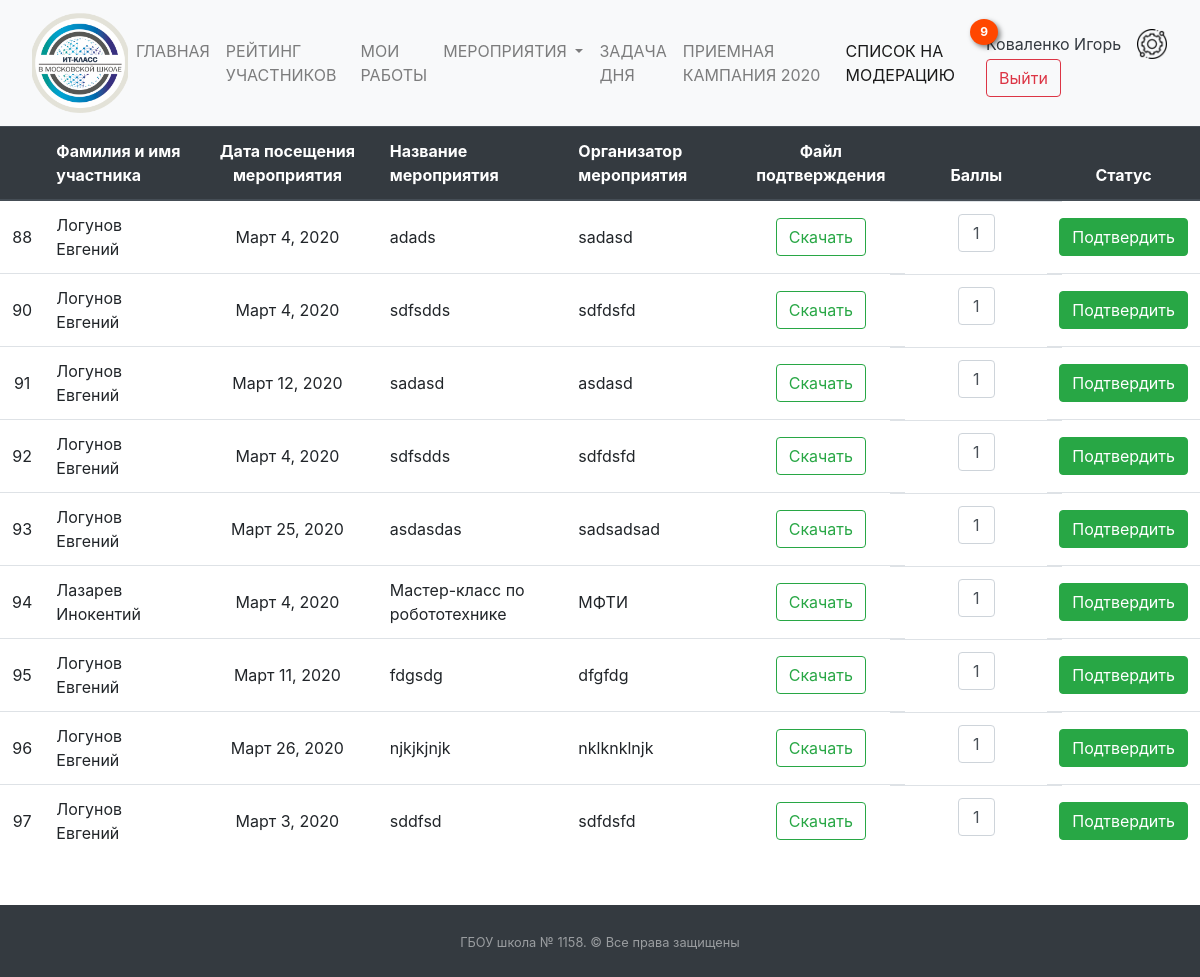
Page /check_list/ (signed in) on the committed database.
### mainapp/models.py (models this page shows, shortened)
class Events(models.Model):
    date = models.DateField("Дата посещения")
    name = models.CharField("Название мероприятия", max_length=200)
    organization = models.CharField("Название организации", max_length=300)
    events = models.ForeignKey(Puples, verbose_name="Мероприятия", on_delete=models.SET_NULL, null=True)
    check = models.BooleanField(default=False)
    event_rate = models.PositiveIntegerField(default=1)
    verification_file = models.FileField(upload_to="verification_files/", null=True, verbose_name="Файл")
    class Meta:
        verbose_name = "Мероприятия"
        verbose_name_plural = "Мероприятия"

class Puples(models.Model):
    name = models.TextField("Имя", null=True)
    surname = models.TextField("Фамилия", null=True)
    rate = models.PositiveIntegerField(default=0)
    image = models.ImageField(blank=True ,upload_to="puples_photo", default="puples_photo/user-2.png")
    user = models.OneToOneField(User, on_delete=models.CASCADE, null=True)
    class Meta:
        verbose_name = "Ученики"
        verbose_name_plural = "Ученики"

### mainapp/views.py (the view, shortened to what this page needs)
# urls.py: path("check_list/", views.CheckList.as_view(), name="check_list"),
class CheckList(LoginRequiredMixin, ListView):
    model = Events
    queryset = Events.objects.filter(check=False)
    template_name = "CheckList/check_list.html"
    raise_exception = True
    def get(self, request):
        if request.user.is_superuser:
            return super().get(request)
        else:
            return HttpResponseForbidden()
    def get_context_data(self, *, object_list=None, **kwargs):
        context = super().get_context_data(**kwargs)
        context['events_new'] = Events.objects.filter(check=False).count()
        return context

### templates/CheckList/check_list.html (shortened to what this page needs)
{% extends  'base.html' %}
{% load static %}
{% block main %}
    {% if user.username == "ibkov" %}
        {% if events_list.count != 0 %}
            <div class="table-responsive-sm table-responsive-md">
                <table class="table text-center ">
                    <thead class="thead-dark">
                    <tr>
                        <th></th>
                        <th class="text-left">Фамилия и имя участника</th>
                        <th class="text-center">Дата посещения мероприятия</th>
                        <th class="text-left">Название мероприятия</th>
                        <th class="text-left">Организатор мероприятия</th>
                        <th class="text-center">Файл подтверждения</th>
                        <th class="text-center">Баллы</th>
                        <th>Статус</th>
                    </tr>
                    </thead>
                    {% for event in events_list %}
                        <tr>
                            <td class="align-middle">{{ event.id }}</td>
                            <td class="text-left align-middle">{{ event.events.surname }} {{ event.events.name }}</td>
                            <td class="text-center align-middle">{{ event.date }}</td>
                            <td class="text-left align-middle">{{ event.name }}</td>
                            <td class="text-left align-middle">{{ event.organization }}</td>
                            <td class="text-center align-middle">
                                <form method="post" action="{% url 'verification_file_download' %}">
                                    <button type="submit" class="btn btn-outline-success">Скачать</button>
                                </form>
                            </td>
                            <form method="post">{% csrf_token %}
                                <td class="text-center align-middle row align-content-center align-items-center">
                                    <input type="text"
                                           class="form-control col-xl-3 col-lg-10 mx-auto d-block text-center"
                                                                          name="event_rate" value="1">
                                </td>
                                <td class="align-middle text-center">
                                    <button class="btn btn-success" type="submit">Подтвердить</button>
                            </form>
                        </tr>
                    {% endfor %}
                </table>
            </div>
        {% else %}
            <div class="container text-center my-5"><p class="font-weight-light"Мероприятий на проверку нет</p></div>
        {% endif %}
    {% endif %}
{% endblock %}
{% block detail_active_checklist %} active{% endblock %}

### templates/base.html (shortened to what this page needs)
<!DOCTYPE html>
<html lang="ru">
{% load static %}
<head>
    <link href="{% static 'css/bootstrap.css' %}" rel="stylesheet" type="text/css">
    <link href="{% static 'css/style.css' %}" rel="stylesheet" type="text/css">
    <link rel="stylesheet" href="//code.jquery.com/ui/1.12.1/themes/base/jquery-ui.css">
    <link rel="stylesheet" href="/resources/demos/style.css">
</head>
<body>
<div class="container-fuild">
    <nav class="navbar navbar-expand-lg navbar-light bg-light">
        <a href="/" class="navbar-brand">
            <img class="img-fluid mx-3"
                 style="width: 100px; object-fit: cover; height:100px;"
                 src="{% static '/images/itclass-logo.png' %}"></a>
        <div class="collapse navbar-collapse" id="navbarSupportedContent">
            <ul class="navbar-nav mr-auto">
                <li class="nav-item">
                    <a class="nav-link{% block main_active %}{% endblock %}" href="/">ГЛАВНАЯ<span class="sr-only">(current)</span></a>
                </li>
                {% if user.is_authenticated %}
                    <li class="nav-item">
                        <a class="nav-link{% block detail_active %}{% endblock %}" href="/rate">РЕЙТИНГ УЧАСТНИКОВ</a>
                    </li>
                {% endif %}
                {% if user.is_authenticated %}
                    <li class="nav-item">
                        <a class="nav-link{% block detail_active_works %}{% endblock %}" href="/works">МОИ РАБОТЫ</a>
                    </li>
                {% endif %}
                <li class="nav-item dropdown">
                    <a class="nav-link dropdown-toggle{% block detail_active_hach %}{% endblock %}" href="#"
                       id="navbarDropdown" role="button"
                       data-toggle="dropdown" aria-haspopup="true" aria-expanded="false">
                        МЕРОПРИЯТИЯ
                    </a>
                </li>
                {% if user.is_authenticated %}
                    <li class="nav-item">
                        <a class="nav-link{% block detail_active_task %}{% endblock %}" href="/task_day/">ЗАДАЧА ДНЯ</a>
                    </li>
                {% endif %}
                <li class="nav-item">
                    <a class="nav-link" href="http://profil.mos.ru/it/?page_id=1139">ПРИЕМНАЯ КАМПАНИЯ 2020</a>
                </li>
                {% if user.is_superuser %}
                    {% if events_new != 0 %}
                        <li class="nav-item">
                        <a class="nav-link notification{% block detail_active_checklist %}{% endblock %}"
                           href="/check_list"><span>СПИСОК
                            НА МОДЕРАЦИЮ </span>
                        <span class="badge mr-3 mr-lg-0">{{ events_new }}</span>{% endif %}</a>
                </li>
                {% endif %}
            </ul>
            <form class="form-inline my-2 my-lg-0">
                {% if user.is_authenticated %}
                    <a class="nav-link text-dark disabled p-0"
                       href="/account/">{{ user.last_name }} {{ user.first_name }}</a>
                    <a href="/account/">
                        <img class="img-fluid mx-3"
                             style="width: 30px; object-fit: cover; height:30px;"
                             src="{% static '/images/support.png' %}"></a>
                {% endif %}
                {% if user.username == "" %}
                    <a class="nav-link disabled" href="#">Гость</a>
                    <a class="btn btn-outline-success my-2 my-sm-0" href="/login">Войти</a>
                {% else %}
                    <a class="btn btn-outline-danger my-2 my-sm-0" href="/logout">Выйти</a>
                {% endif %}
            </form>
        </div>
    </nav>
    {% block main %}
    {% endblock %}
    <footer id="sticky-footer" class="py-4 bg-dark text-white-50 mt-5">
        <div class="container text-center">
            <small>ГБОУ школа № 1158. &copy; Все права защищены</small>
        </div>
    </footer>
</div>
</body>
</html>

### static/css/style.css (style rules this page uses)
.notification { color: black; text-decoration: none; position: relative; display: inline-block; border-radius: 2px; width: auto; height: auto; }
.notification .badge { position: absolute; top: -12px; right: -12px; padding: 7px 10px; border-radius: 70%; background-color: #ff4700; box-shadow: 0.2em 0.2em 5px rgba(0, 0, 0, 0.5); color: white; }

### rows in the picture
Events: id "88", events.surname "Логунов", events.name "Евгений", date "Март 4, 2020", name "adads", organization "sadasd"
Events: id "90", events.surname "Логунов", events.name "Евгений", date "Март 4, 2020", name "sdfsdds", organization "sdfdsfd"
Events: id "91", events.surname "Логунов", events.name "Евгений", date "Март 12, 2020", name "sadasd", organization "asdasd"
Events: id "92", events.surname "Логунов", events.name "Евгений", date "Март 4, 2020", name "sdfsdds", organization "sdfdsfd"
Events: id "93", events.surname "Логунов", events.name "Евгений", date "Март 25, 2020", name "asdasdas", organization "sadsadsad"
Events: id "94", events.surname "Лазарев", events.name "Инокентий", date "Март 4, 2020", name "Мастер-класс по робототехнике", organization "МФТИ"
Events: id "95", events.surname "Логунов", events.name "Евгений", date "Март 11, 2020", name "fdgsdg", organization "dfgfdg"
Events: id "96", events.surname "Логунов", events.name "Евгений", date "Март 26, 2020", name "njkjkjnjk", organization "nklknklnjk"
Events: id "97", events.surname "Логунов", events.name "Евгений", date "Март 3, 2020", name "sddfsd", organization "sdfdsfd"

### other values in the picture
{{ events_new }} "9"
{{ user.last_name }} "Коваленко"
{{ user.first_name }} "Игорь"
